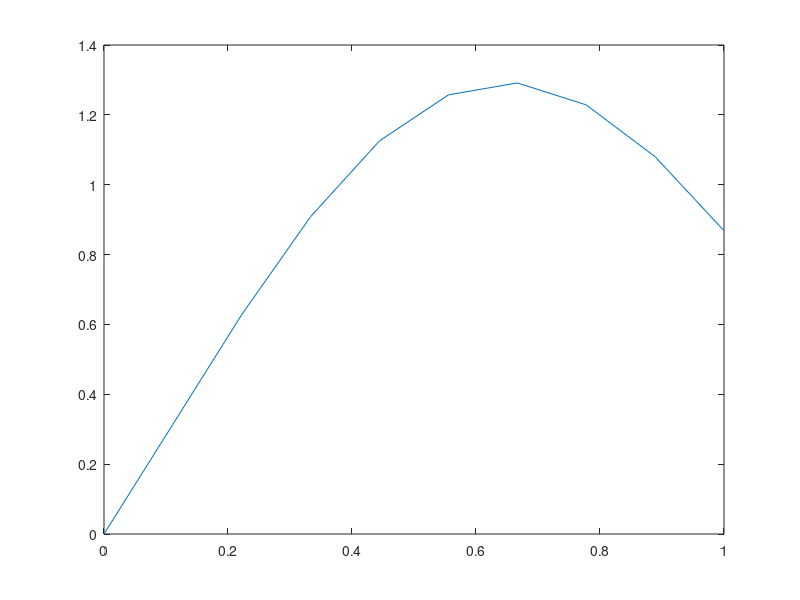

Write MATLAB code to recreate this figure.
n=10;
x=linspace(0,1,n);
u=[0;pi];
for i=1:length(x)-1
  u(:,i+1)=[u(2,i);-pi^2*sin(pi*x(i))]*1/n+u(:,i);
  endfor
plot(x,u(1,:))